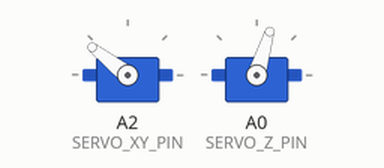
This sketch was run on a simulated Arduino Uno, built with avr-gcc and run on an emulated ATmega328P. Parts: 2 × servo. What the sketch prints to the serial monitor is not drawn.

Above: at 0.1 s.
Timing chart, 0 to 40.0 s (numbered marks = the images above):
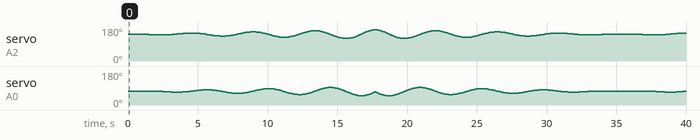

The sketch:

Lazer.ino
```cpp
#include <Servo.h>

//Servo setup
const int SERVO_XY_PIN = A2;
const int SERVO_Z_PIN = A0;

const int XY_MIN = 120;//limit 105
const int XY_MAX = 170;//limit 180
const int XY_MID = 142;

const int Z_MIN = 50;
const int Z_MAX = 120;
const int Z_MID = 73;

Servo servoXY;
Servo servoZ;

//Random movement timer
unsigned long randomTimer = 0;

const int RANDOM_INTERVAL = 1000;

void setup() {
  Serial.begin(9600);

  //setup servos
  pinMode(SERVO_XY_PIN, OUTPUT);
  pinMode(SERVO_Z_PIN, OUTPUT);

  servoXY.attach(SERVO_XY_PIN);
  servoZ.attach(SERVO_Z_PIN);

  moveServos(XY_MIN, Z_MID);
}

void loop() {
  int xy, z;

  //spiral from center
  for (double i = 0; i < 25; i += 0.1) {
    xy = XY_MID + (i * cos(i));
    z = Z_MID + (i * sin(i));

    moveServos(xy, z);
    delay(70);
  }

  //sprial fom end
  for (double i = 25; i > 0; i -= 0.1) {
    xy = XY_MID + (i * cos(i));
    z = Z_MID + (i * sin(i));

    moveServos(xy, z);
    delay(70);
  }
}

void moveServos(int xy, int z) {
  //make sure we are constrained
  xy = constrain(xy, XY_MIN, XY_MAX);
  z = constrain(z, Z_MIN, Z_MAX);

  servoXY.write(xy);
  servoZ.write(z);

  //printing to Serial slows us down a lot
  //so only enable when needed
  printPosition(xy, z);
}

void printPosition(int xy, int z) {
  Serial.print("xy: ");
  Serial.print(xy);
  Serial.print(" z: ");
  Serial.println(z);
}
```

Measured:
- by itself, servo on A2 (SERVO_XY_PIN): 142° → 141° at 1.1 s, → 140° 0.35 s later, → 139° 0.28 s later, → 138° 0.42 s later, … (316 changes in this stretch)
